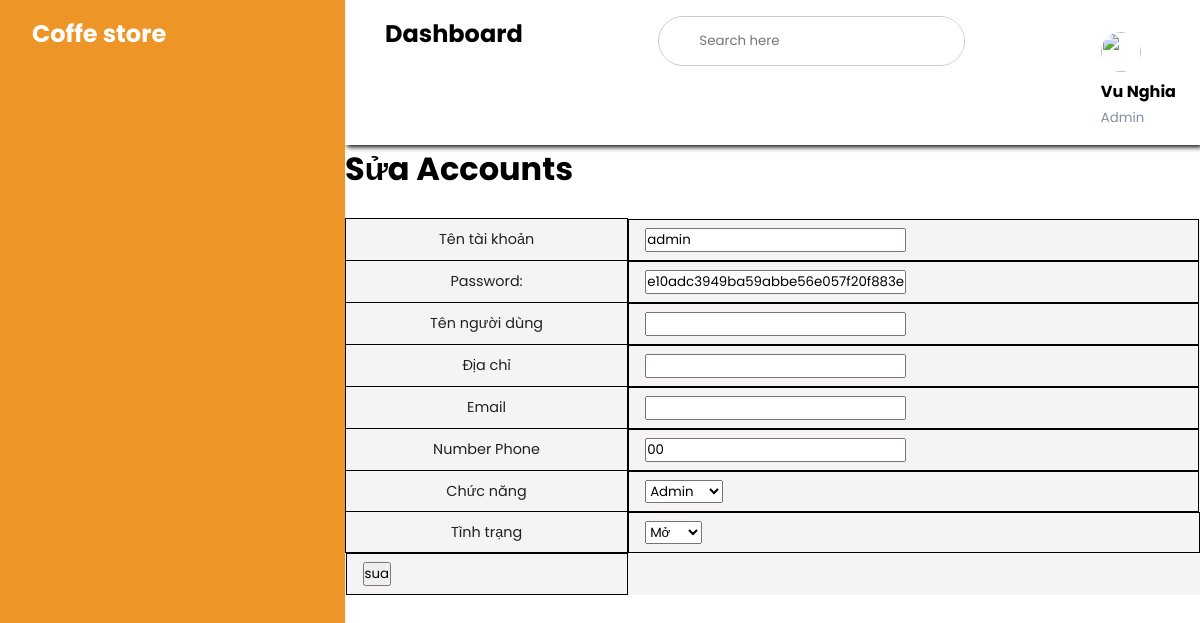
Page /admin/admin2.php?action=quanlyaccounts&query=sua&id=1 (signed in) on the committed database.
### tables this page shows
CREATE TABLE `tbl_user` (
  `id_user` int(11) NOT NULL,
  `tk_user` varchar(200) NOT NULL,
  `password_user` varchar(200) NOT NULL,
  `name_user` varchar(100) DEFAULT NULL,
  `adress_user` varchar(200) DEFAULT NULL,
  `quan` varchar(200) NOT NULL,
  `thanhpho` varchar(200) NOT NULL,
  `email_user` varchar(200) DEFAULT NULL,
  `number_user` int(11) DEFAULT NULL,
  `role_user` int(1) NOT NULL,
  `tinhtrang` int(1) NOT NULL
);

### admin/modules/quanlyaccounts/sua.php (the view, shortened to what this page needs)
<h1>Sửa Accounts</h1>
<br>
<table class="table t_product">
<?php
$id = $_GET['id'];
$sql = "SELECT * FROM tbl_user where id_user=$id";
$qr = mysqli_query($conn, $sql);
$rows = mysqli_fetch_array($qr);
?>
<form action="modules/quanlyaccounts/xuly.php?iduser=<?php echo $id; ?>" method="post" >
        <tr>
            <td>Tên tài khoản</td>
            <td><input type="text" name="tendn" value="<?php echo $rows["tk_user"]; ?>"></td>
        </tr>
        <tr>
            <td>Password:</td>
            <td><input type="text" name="pw" value="<?php echo $rows["password_user"]; ?>"></td>
        </tr>
        <tr>
            <td>Tên người dùng</td>
            <td><input type="text" name="name" value="<?php echo $rows["name_user"]; ?>"></td>
        </tr>
        <tr>
            <td>Địa chỉ</td>
            <td><input type="text" name="diachi" value="<?php echo $rows["adress_user"]; ?>"></td>
        </tr>
        <tr>
            <td>Email</td>
            <td><input type="text" name="email" value="<?php echo $rows["email_user"]; ?>"></td>
        </tr>
        <tr>
            <td>Number Phone</td>
            <td><input type="text" name="number" value="0<?php echo $rows["number_user"];?>"></td>
        </tr>
        <tr>
            <td>Chức năng</td>
            <td>
            <select name="chucnang">
                        <?php
                        if ($rows['role_user'] == 1) {
                        ?>
                            <option value="1" selected>Admin</option>
                        <?php
                        } else {
                        ?>
                            <option value="1">Admin</option>
                            <option value="0" selected>Member</option>
                        <?php
                        }
                        ?>
                    </select>
            </td>
        </tr>
        <tr>
            <td>Tình trạng</td>
            <td>
                <select name="tinhtrang">
                        <?php
                        if ($rows['tinhtrang'] == 1) {
                        ?>
                            <option value="1" selected>Mở</option>
                        <?php
                        } else {
                        ?>
                            <option value="1">Mở</option>
                            <option value="0" selected>Khóa</option>
                        <?php
                        }
                        ?>
                    </select>
            </td>
        </tr>
        <tr>
            <td colspan="2">
                <input type="submit" name="sua" value="sua">
            </td>
        </tr>
    </form>
</table>

### resources/css/admin.css (style rules this page uses)
:root { --main-color: #ee8f1bf1; --color-dark: #1D2231; --text-grey: #8390A2; }
* { padding: 0; margin:0; box-sizing: border-box; list-style-type: none; text-decoration: none; font-family: 'Poppins', sans-serif; }
table { border-collapse: collapse; }
td { padding: .5rem 1rem; font-size: .9rem; color: #222; }
tr td:last-child { display: flex; align-items: center; }

### resources/css/Quanly.css (style rules this page uses)
:root { --main-color: #ee8f1bf1; --color-dark: #1D2231; --text-grey: #8390A2; }
* { padding: 0; margin:0; box-sizing: border-box; list-style-type: none; text-decoration: none; font-family: 'Poppins', sans-serif; }
table { border-collapse: collapse; }
th,td { border: 1px #000 solid; text-align: center; }
.table { width:100%; height: 50px; font-size: 1rem; background: #f5f3f3; }

### rows in the picture
tbl_user: tendn "admin", pw "e10adc3949ba59abbe56e057f20f883e", number "00", chucnang "Admin", tinhtrang "Mở"
